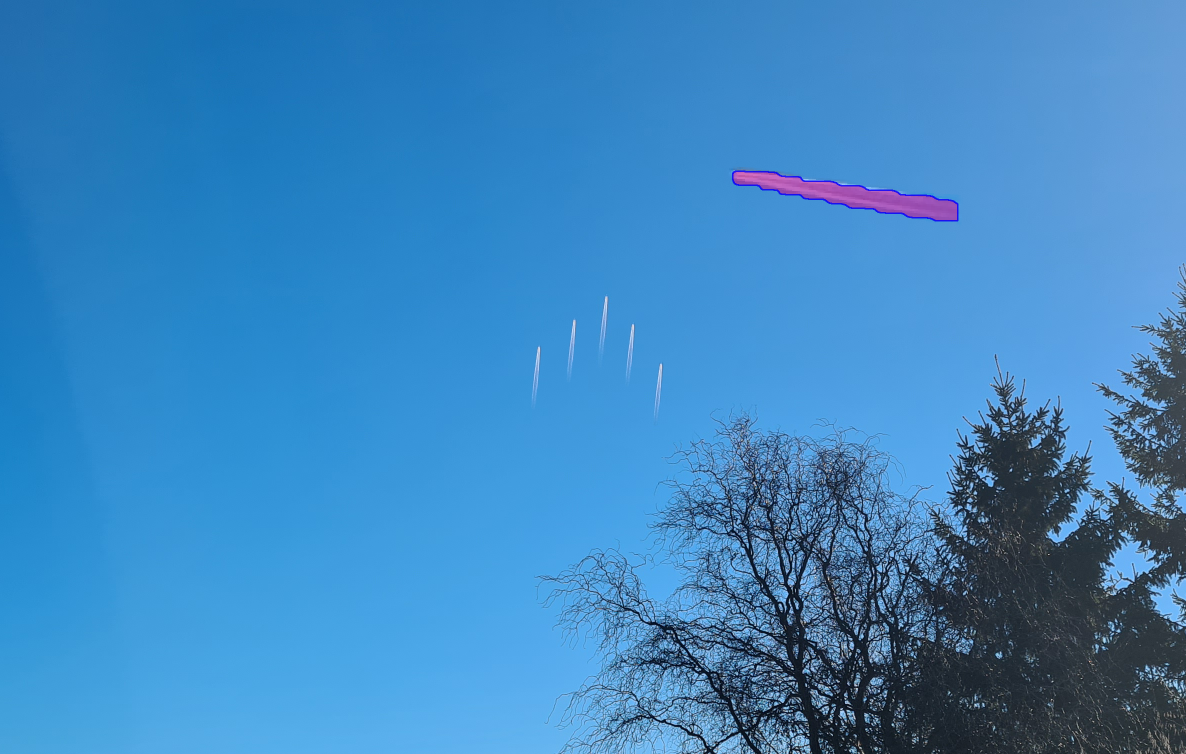
#> input picture test/clone_tests/klon_bearbeitet_2.png, 2372 x 1508 px (shown at 1/2 size)
$ python -i image_data_holder.py   (imports and definitions only)
#> lines starting #> are read from the running program, lines starting #| are printed output that depends on the picture
from PIL import Image, ImageChops, ImageEnhance
import io
import os
from PIL.ExifTags import TAGS
from design import window
import PySimpleGUI as sg
import math
import cv2 as cv
import imagehash
import numpy as np
from multiprocessing import Process, Queue


class ImageData:
    images = [None] * 4
    image_path = ""
    tmp_fname = ""
    ela_fname = ""
    input_image_folder = ""

    def __init__(self, imagePath) -> None:
#> called with imagePath = '../clone_tests/klon_bearbeitet_2.png'
        self.images = [None] * 4

        # get folder name and create subfolder
        self.input_image_folder, input_image_name = os.path.split(imagePath)
        file_name, egal = os.path.splitext(input_image_name)
        self.input_image_folder = os.path.join(self.input_image_folder, "tmp_analyse")
        os.makedirs(self.input_image_folder, exist_ok=True)

        # check if image size is bigger than max size for performance reasons
        im = Image.open(imagePath)
#> im is the input picture: PIL image 2372x1508 RGBA; mean R, G, B, A 61, 133.9, 192.1, 255
        (x, y) = im.size
#> x = 2372; y = 1508

        while x > 1920 or y > 1080:
            x /= 2
            y /= 2
#> after the loop, x = 1186; y = 754

        im = im.resize((math.floor(x), math.floor(y)), Image.Resampling.BILINEAR)
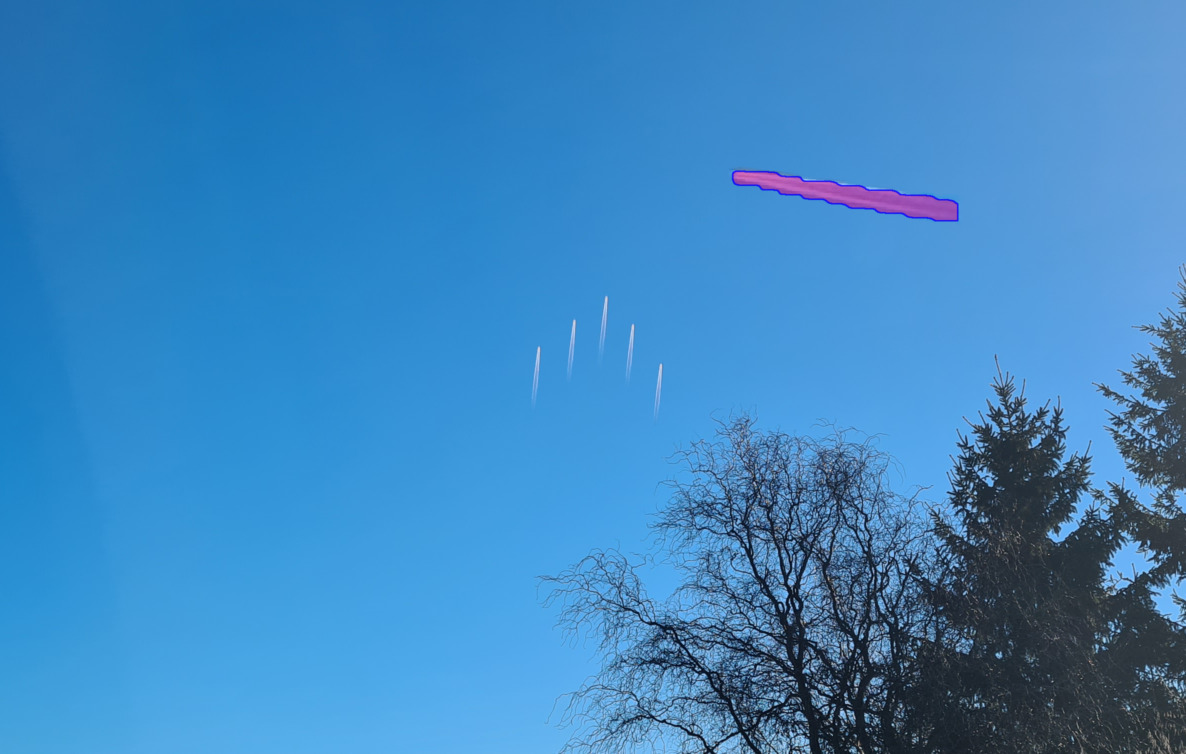
#> im: PIL image 1186x754 RGBA; mean R, G, B, A 61.1, 134, 192.3, 255

        self.image_path = os.path.join(self.input_image_folder, input_image_name)
        im.save(self.image_path)

        self.images[0] = CustomImage(self.image_path)


        # ----- Create subfolder and names for all temp-files of the filters
        TMP_EXT = ".tmp.jpg"
        ELA_EXT = ".ela.png"
        CLONE_EXT = ".clone.png"
        NOISE_EXT = ".noise.png"


        # create filenames
        self.tmp_fname = os.path.join(self.input_image_folder, file_name + TMP_EXT)
        self.ela_fname = os.path.join(self.input_image_folder, file_name + ELA_EXT)
        self.clone_fname = os.path.join(self.input_image_folder, file_name + CLONE_EXT)
        self.noise_fname = os.path.join(self.input_image_folder, file_name + NOISE_EXT)

        # ----- Create different filtered Images

        ela_process = Process(target=self.ela, args=(90,))
        ela_process.start()
        #self.images[1] = CustomImage(self.ela(90))

        clone_process = Process(target=self.detect_clones)
        clone_process.start()
        #self.images[2] = CustomImage(self.detect_clones())

        noise_process = Process(target=self.noise)
        noise_process.start()
        #self.images[3] = CustomImage(self.noise())

        ela_process.join()
        self.images[1] = CustomImage(self.ela_fname)

        clone_process.join()
        self.images[2] = CustomImage(self.clone_fname)

        noise_process.join()
        self.images[3] = CustomImage(self.noise_fname)


    # [145 lines left out: functions ela, update_ela, detect_clones, not called in this run]

    def update_clone(self, lower, upper):
        os.remove(self.clone_fname)
        self.images[2] = CustomImage(self.detect_clones(lower, upper))

    # [18 lines left out: function noise, not called in this run]

class CustomImage:
    display_image = None
    pil_image = None

    def __init__(self, image) -> None:

        if isinstance(image, str):
#> (the run stopped early here; a loop or call above may not have finished)
